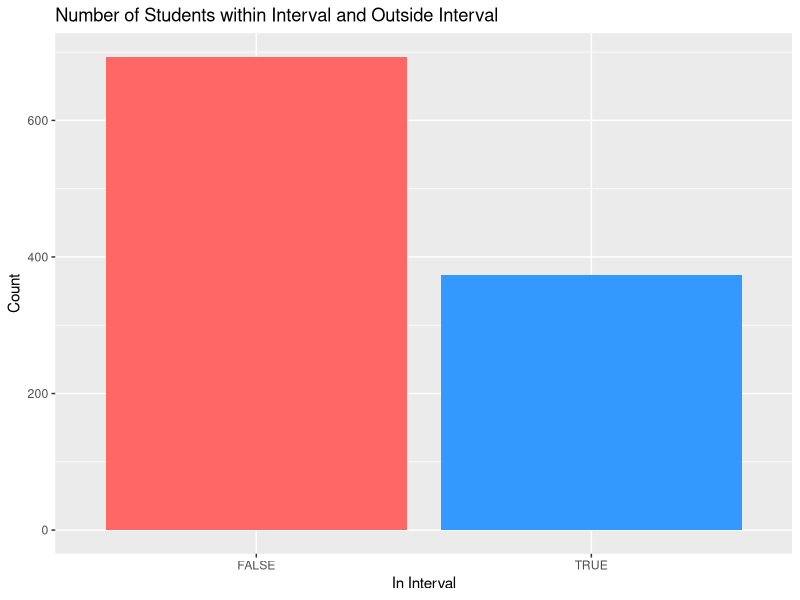
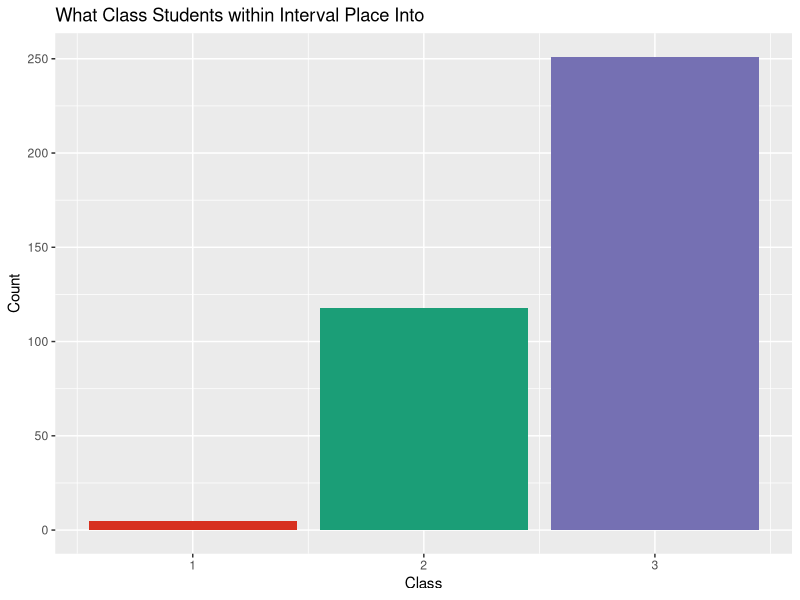

These charts were generated, in order, by the following R code:
## ---- chunk 1
knitr::opts_chunk$set(echo = TRUE)
library(ggplot2)
# install.packages("RColorBrewer")
library(RColorBrewer)
## ---- chunk 2
edat <- read.csv("English_Data_Clean.csv")
head(edat)
## ---- chunk 3
# creating a bar chart that displays amount of students in the interval vs out of the interval
ggplot(edat, aes(x = interval)) +
  geom_bar(fill = c("#FF6666", "#3399FF")) +
  labs(title = "Number of Students within Interval and Outside Interval", x = "In Interval", y = "Count") 
## ---- chunk 4
sum(edat$interval == TRUE)
sum(edat$interval == FALSE)
## ---- chunk 5
# bar chart displaying where students who fall in the interval were placed byb the english department

# creating subset with only students who are in the interval
edat_sub <- edat[edat$interval == TRUE,]
head(edat_sub)

# creating bar graph
ggplot(edat_sub, aes(x = ENG_Place)) +
  geom_bar(fill = c("#D7301F", "#1B9E77", "#7570B3")) +
  labs(title = "What Class Students within Interval Place Into", x = "Class", y = "Count") 
## ---- chunk 6
sum(edat_sub$ENG_Place == "1")
sum(edat_sub$ENG_Place == "2")
sum(edat_sub$ENG_Place == "3")
## ---- chunk 7
sum(edat_sub$ENG_Place == edat_sub$Self_Place, na.rm = TRUE)
## ---- chunk 8
dim(edat_sub)
## ---- chunk 9
227/374
